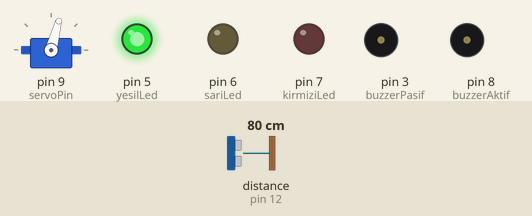
Bench run of a sketch on a simulated Arduino Uno, built with avr-gcc and run on an emulated ATmega328P. Shown: servo, output pins drawn as LEDs (lit = HIGH), buzzer (waves = sounding, pin HIGH). The inputs (shaded band) are chosen by the test bench; at power-on: distance to the obstacle (sensor on pin 12) 80 cm. The echo pulse lasts 58.3 µs per cm; pins used as bus, display or sensor lines are not drawn; what the sketch prints to the serial monitor is not drawn.

Above: at 1.2 s.
1.3 s: distance to the obstacle (sensor on pin 12) set to 32 cm
4.3 s: distance to the obstacle (sensor on pin 12) set to 27 cm
At 6.39 s:
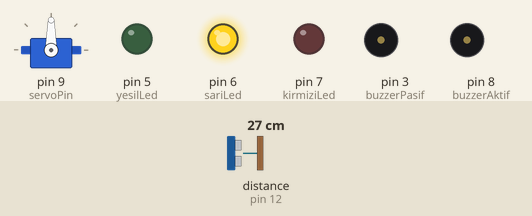
7.3 s: distance to the obstacle (sensor on pin 12) set to 2 cm
At 7.75 s:
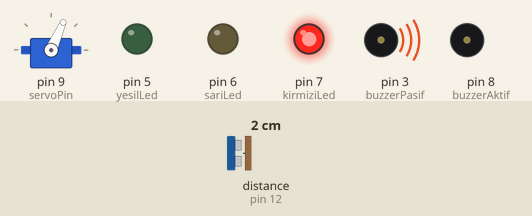
10.3 s: distance to the obstacle (sensor on pin 12) set to 9 cm
13.3 s: distance to the obstacle (sensor on pin 12) set to 18 cm
At 14.37 s:
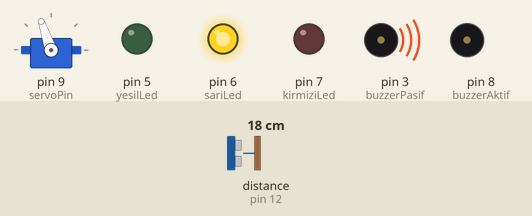
16.3 s: distance to the obstacle (sensor on pin 12) set to 4 cm
At 17.21 s:
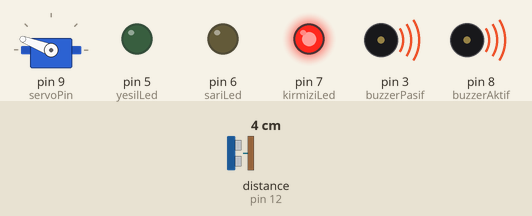
Timing chart, 0 to 22.1 s (numbered marks = the images above; inputs shaded):
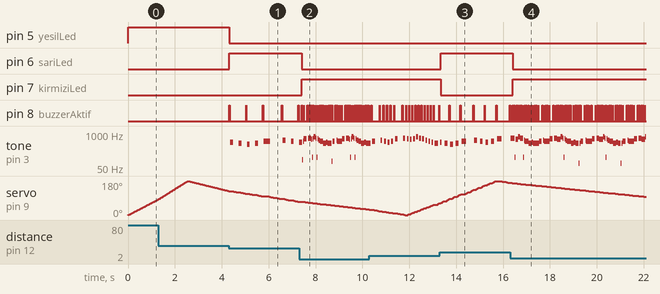

The sketch:

radar.ino
```cpp
#include <Servo.h>
#include <HCSR04.h>

// Çıkış pinleri
#define servoPin 9
#define buzzerAktif 8  // Pin 8: Aktif Buzzer (Sadece HIGH/LOW ile çalışır)
#define buzzerPasif 3  // Pin 3: Pasif Buzzer (Frekans ile melodi çalar)
#define kirmiziLed 7
#define sariLed 6
#define yesilLed 5

// Ultrasonik sensör (Trig: 13, Echo: 12)
UltraSonicDistanceSensor distanceSensor(13, 12);

// Servo motor
Servo radarServo;

int mesafe = 0;

// Türk Marşı Nota Frekansları (Hz) ve Baz Süreleri (ms)
const int notalar[] = {
  494, 440, 415, 440, 523, 0,
  587, 523, 494, 523, 659, 0,
  698, 659, 622, 659, 784, 698, 659, 587, 523, 494, 440
};

const int bazSureler[] = {
  100, 100, 100, 100, 200, 80,
  100, 100, 100, 100, 200, 80,
  100, 100, 100, 100, 100, 100, 100, 100, 100, 100, 250
};

const int toplamNota = sizeof(notalar) / sizeof(notalar[0]);
int aktifNotaIndex = 0;
unsigned long sonNotaZamani = 0;

void setup() {
  Serial.begin(9600);

  radarServo.attach(servoPin);

  pinMode(buzzerAktif, OUTPUT);
  pinMode(buzzerPasif, OUTPUT);
  pinMode(kirmiziLed, OUTPUT);
  pinMode(sariLed, OUTPUT);
  pinMode(yesilLed, OUTPUT);

  digitalWrite(buzzerAktif, LOW);
  digitalWrite(buzzerPasif, LOW);
  digitalWrite(kirmiziLed, LOW);
  digitalWrite(sariLed, LOW);
  digitalWrite(yesilLed, HIGH);
}

// Pin 3'te melodiyi çalan, Pin 8'de ritim/uyarı vuruşu yapan fonksiyon
void hibritBuzzerCal(int frekans, int sureMs, int guncelMesafe) {
  // Eylemsiz/Sus (Rest) notası
  if (frekans == 0) {
    digitalWrite(buzzerAktif, LOW);
    digitalWrite(buzzerPasif, LOW);
    delay(sureMs);
    return;
  }

  unsigned long periyotUs = 1000000UL / frekans;
  unsigned long yarimPeriyot = periyotUs / 2;
  unsigned long donguSayisi = ((unsigned long)sureMs * 1000UL) / periyotUs;

  // Aktif buzzer kritik mesafede (<=12cm) her notanın başında 15ms vurur,
  // orta mesafede (13-28cm) her 2 notada bir vurur.
  bool aktifBuzzerVursun = (guncelMesafe <= 12) || (aktifNotaIndex % 2 == 0);
  unsigned long aktifBuzzerBitisUs = 15000UL; // 15 ms kısa bip darbesi
  unsigned long gecenSureUs = 0;

  if (aktifBuzzerVursun) {
    digitalWrite(buzzerAktif, HIGH);
  }

  for (unsigned long i = 0; i < donguSayisi; i++) {
    // Pasif buzzer (Pin 3) için frekans üretimi
    digitalWrite(buzzerPasif, HIGH);
    delayMicroseconds(yarimPeriyot);
    digitalWrite(buzzerPasif, LOW);
    delayMicroseconds(yarimPeriyot);

    // Aktif buzzer (Pin 8) darbe süresi dolunca sustur (melodiyi bastırmaması için)
    gecenSureUs += periyotUs;
    if (gecenSureUs >= aktifBuzzerBitisUs) {
      digitalWrite(buzzerAktif, LOW);
    }
  }

  digitalWrite(buzzerAktif, LOW);
  digitalWrite(buzzerPasif, LOW);
}

// Durum, LED ve Hıza Duyarlı Müzik Kontrol Fonksiyonu
void tehlikeKontrol(int d) {
  // 1. GÜVENLİ DURUM: 28 cm'den uzak veya cisim yok
  if (d <= 0 || d > 28) {
    digitalWrite(kirmiziLed, LOW);
    digitalWrite(sariLed, LOW);
    digitalWrite(yesilLed, HIGH);
    digitalWrite(buzzerAktif, LOW);
    digitalWrite(buzzerPasif, LOW);
    return;
  }

  // LED Durumlarını Güncelle
  if (d <= 12) {
    // KRİTİK TEHLİKE (1 - 12 cm)
    digitalWrite(kirmiziLed, HIGH);
    digitalWrite(sariLed, LOW);
    digitalWrite(yesilLed, LOW);
  } else {
    // ORTA TEHLİKE (13 - 28 cm)
    digitalWrite(kirmiziLed, LOW);
    digitalWrite(sariLed, HIGH);
    digitalWrite(yesilLed, LOW);
  }

  // Mesafeye göre hız hesabı (yaklaştıkça hızlanır, uzaklaştıkça yavaşlar)
  int sinirliMesafe = constrain(d, 2, 28);
  int notaArasiBekleme = map(sinirliMesafe, 2, 28, 15, 220);
  float hizCarpani = map(sinirliMesafe, 2, 28, 35, 130) / 100.0;

  if (millis() - sonNotaZamani >= (unsigned long)notaArasiBekleme) {
    int guncelNotaSuresi = bazSureler[aktifNotaIndex] * hizCarpani;

    hibritBuzzerCal(notalar[aktifNotaIndex], guncelNotaSuresi, d);

    aktifNotaIndex = (aktifNotaIndex + 1) % toplamNota;
    sonNotaZamani = millis();
  }
}

void radarAdimi(int aci, int beklemeMs) {
  radarServo.write(aci);
  delay(beklemeMs);

  mesafe = distanceSensor.measureDistanceCm();
  tehlikeKontrol(mesafe);

  Serial.print(aci);
  Serial.print(",");
  Serial.print(mesafe);
  Serial.print(".");
}

void loop() {
  // 0 dereceden 180 dereceye doğru tarama
  for (int aci = 0; aci <= 180; aci++) {
    radarAdimi(aci, 10);
  }

  // 180 dereceden 0 dereceye geri dönüş taraması
  for (int aci = 180; aci >= 0; aci--) {
    radarAdimi(aci, 30);
  }
}
```

Measured:
- the behaviour switches between 29 and 28 cm on distance to the obstacle (sensor on pin 12) (found by bisection; images 0 and 1)
- after the input at 4.3 s, pin 5 (yesilLed): HIGH → LOW at once; pin 6 (sariLed): LOW → HIGH at once
- after the input at 7.3 s, pin 6 (sariLed): HIGH → LOW after 0.12 s; pin 7 (kirmiziLed): LOW → HIGH after 0.12 s
- after the input at 13.3 s, pin 6 (sariLed): LOW → HIGH at once; pin 7 (kirmiziLed): HIGH → LOW at once
- after the input at 16.3 s, pin 6 (sariLed): HIGH → LOW after 0.12 s; pin 7 (kirmiziLed): LOW → HIGH after 0.12 s
